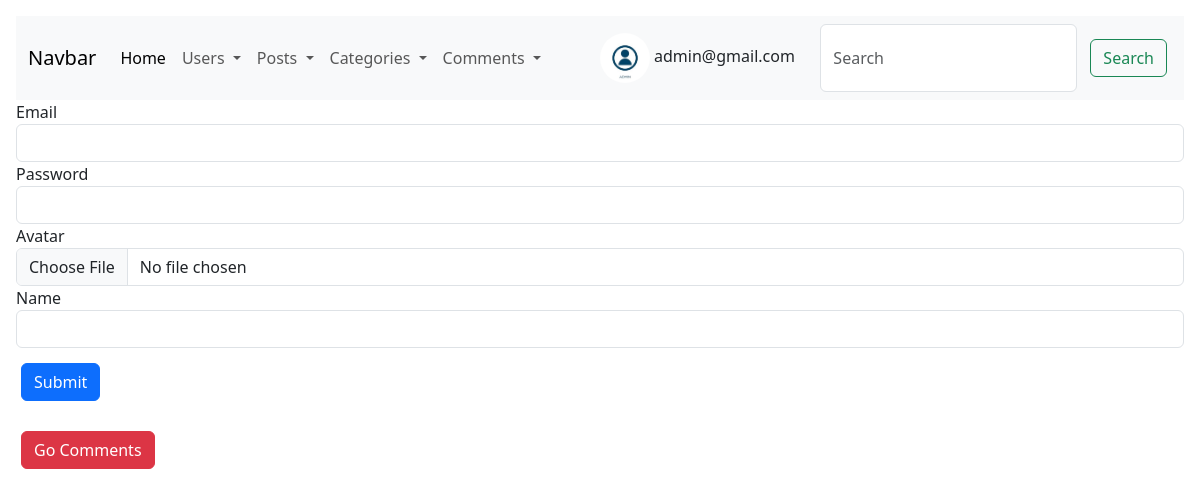
Page /users/usersCreate (signed in) on the committed database.
### Users/models.py (models this page shows, shortened)
class User(AbstractUser):
    username = None
    name = models.CharField(max_length=50, blank=True, null=True)
    email = models.EmailField(unique=True)
    avatar = models.ImageField(upload_to='avatars', blank=True, null=True)
    objects = UserManager()
    USERNAME_FIELD = "email"
    REQUIRED_FIELDS = []

### Users/views.py (the view, shortened to what this page needs)
# urls.py: path('usersCreate', UsersCreate.as_view(), name='users_create_url'),
class UsersCreate(LoginRequiredMixin, View):
    def get(self, request):
        uf = CreateUserForm()
        return render(request, 'userCreate.html', {'form': uf})

### Users/forms.py
class CreateUserForm(forms.ModelForm):
    class Meta():
        model = User
        fields = ['email', 'password', 'avatar', 'name']
        widgets = {
            'email': forms.TextInput(attrs={'class': 'form-control'}),
            'name': forms.TextInput(attrs={'class': 'form-control'}),
            'password': forms.TextInput(attrs={'class': 'form-control'}),
            'avatar': forms.FileInput(attrs={'class': 'form-control'})
        }

### Users/templates/userCreate.html (shortened to what this page needs)
{% extends 'base.html' %}
{% block content %}
<form method="post" action="usersCreate" enctype="multipart/form-data">
    {% for field in form %}
        {{field.label}}
        {{field}}
    {% endfor %}
    <button type="submit" class="btn btn-primary">Submit</button>
  </form>
  <a href="{% url 'comments_home_url' %}"><button class="btn btn-danger mt-10">Go Comments</button></a>
{% endblock %}

### templates/base.html (shortened to what this page needs)
<!doctype html>
<html lang="en">
  <head>
    <link href="https://cdn.jsdelivr.net/npm/bootstrap@5.3.2/dist/css/bootstrap.min.css" rel="stylesheet">
    <link href="https://getbootstrap.com/docs/5.3/assets/css/docs.css" rel="stylesheet">
  </head>
  <body class="p-3 m-0 border-0 bd-example m-0 border-0">
    <nav class="navbar navbar-expand-lg bg-body-tertiary">
        <div class="container-fluid">
          <a class="navbar-brand" href="{% url 'posts_home_url' %}">Navbar</a>
          <div class="collapse navbar-collapse" id="navbarSupportedContent">
            <ul class="navbar-nav me-auto mb-2 mb-lg-0">
              <li class="nav-item">
                <a class="nav-link active" aria-current="page" href="{% url 'posts_home_url' %}">Home</a>
              </li>
              <li class="nav-item dropdown">
                <a class="nav-link dropdown-toggle" href="#" role="button" data-bs-toggle="dropdown" aria-expanded="false">
                  Users
                </a>
              </li>
              <li class="nav-item dropdown">
                <a class="nav-link dropdown-toggle" href="#" role="button" data-bs-toggle="dropdown" aria-expanded="false">
                  Posts
                </a>
              </li>
              <li class="nav-item dropdown">
                <a class="nav-link dropdown-toggle" href="#" role="button" data-bs-toggle="dropdown" aria-expanded="false">
                  Categories
                </a>
              </li>
              <li class="nav-item dropdown">
                <a class="nav-link dropdown-toggle" href="#" role="button" data-bs-toggle="dropdown" aria-expanded="false">
                  Comments
                </a>
              </li>
            </ul>
            {% if user.is_authenticated %}
            <div style="margin:0 auto;">
              <img src="{{user.avatar.url}}" alt="User's avatar" style="width: 50px; border-radius: 50%;">
              {{user.email}}
            </div>
            {% endif %}
            <form class="d-flex" role="search">
              <input class="form-control me-2" type="search" placeholder="Search" aria-label="Search">
              <button class="btn btn-outline-success" type="submit">Search</button>
            </form>
          </div>
        </div>
      </nav>
      {% block content %}{% endblock %}
    </body>
    </html>

### templates/base.html (style rules this page uses)
button { margin:15px 5px; }
a { text-decoration:None; color: blue; cursor: default; }

### rows in the picture
User: avatar (picture), email "admin@gmail.com"

### other values in the picture
{{ field.label }} "Email" "Password" "Avatar" "Name"
